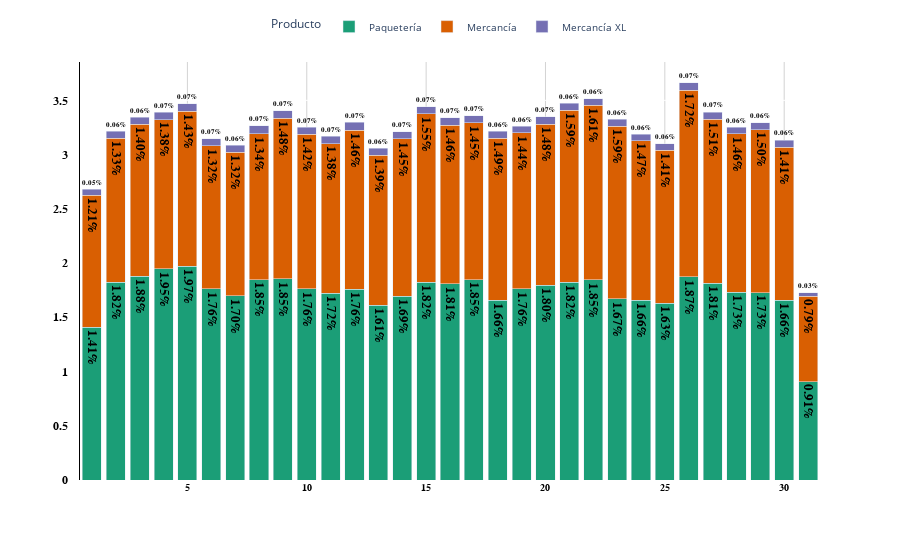

Write notebook code for a chart like this one.
### Markdown cell above
Los meses con mayor cantidad de envíos son octubre, septiembre, agosto y julio, mientras que noviembre registra el menor número de envíos.

Veamos ahora que días del mes hay más envios.

### Code cell
productos_dias = entregas.groupby(by=['Producto','day'],observed=False).agg(
    sum_unidades = ('Unidades','sum')
).reset_index()

productos_dias['Porcentaje'] = (productos_dias['sum_unidades']/productos_dias['sum_unidades'].sum())*100
productos_dias = productos_dias.sort_values(
    by='Porcentaje',  # Columna por la que ordenar
    ascending=False   # Orden descendente (de mayor a menor)
).reset_index(drop=True)

fig = crear_barplot_personalizado(productos_dias, 
                                   x='day', 
                                   y='Porcentaje', 
                                   color='Producto',
                                   decimales='%{y:.2f}%',
                                   titulo='')
fig.show()

### Figure 1 — Plotly figure (JSON) as saved in the notebook; plotly's stock layout.template omitted (floating-point values rounded to 4 significant figures)
{"data": [{"hovertemplate": "Producto=Paquetería<br> =%{x}<br>Porcentaje=%{text}<extra></extra>", "legendgroup": "Paquetería", "marker": {"color": "rgb(27,158,119)", "pattern": {"shape": ""}}, "name": "Paquetería", "orientation": "v", "showlegend": true, "text": [1.971, 1.947, 1.878, 1.873, 1.854, 1.848, 1.847, 1.847, 1.825, 1.825, 1.821, 1.812, 1.809, 1.797, 1.764, 1.764, 1.761, 1.761, 1.732, 1.728, 1.722, 1.698, 1.694, 1.67, 1.659, 1.659, 1.657, 1.631, 1.611, 1.409, 0.9071], "textfont": {"color": "black", "family": "Arial", "size": 14, "weight": "bold"}, "textposition": "outside", "texttemplate": "%{y:.2f}%", "type": "bar", "x": [5, 4, 3, 26, 9, 17, 8, 22, 15, 2, 21, 27, 16, 20, 10, 19, 6, 12, 28, 29, 11, 7, 14, 23, 24, 18, 30, 25, 13, 1, 31], "xaxis": "x", "y": [1.971, 1.947, 1.878, 1.873, 1.854, 1.848, 1.847, 1.847, 1.825, 1.825, 1.821, 1.812, 1.809, 1.797, 1.764, 1.764, 1.761, 1.761, 1.732, 1.728, 1.722, 1.698, 1.694, 1.67, 1.659, 1.659, 1.657, 1.631, 1.611, 1.409, 0.9071], "yaxis": "y"}, {"hovertemplate": "Producto=Mercancía<br> =%{x}<br>Porcentaje=%{text}<extra></extra>", "legendgroup": "Mercancía", "marker": {"color": "rgb(217,95,2)", "pattern": {"shape": ""}}, "name": "Mercancía", "orientation": "v", "showlegend": true, "text": [1.719, 1.607, 1.591, 1.587, 1.551, 1.515, 1.502, 1.493, 1.483, 1.479, 1.47, 1.465, 1.461, 1.46, 1.45, 1.445, 1.437, 1.427, 1.422, 1.412, 1.408, 1.401, 1.385, 1.379, 1.376, 1.345, 1.326, 1.323, 1.319, 1.215, 0.7864], "textfont": {"color": "black", "family": "Arial", "size": 14, "weight": "bold"}, "textposition": "outside", "texttemplate": "%{y:.2f}%", "type": "bar", "x": [26, 22, 23, 21, 15, 27, 29, 18, 20, 9, 24, 12, 28, 16, 14, 17, 19, 5, 10, 30, 25, 3, 13, 11, 4, 8, 2, 7, 6, 1, 31], "xaxis": "x", "y": [1.719, 1.607, 1.591, 1.587, 1.551, 1.515, 1.502, 1.493, 1.483, 1.479, 1.47, 1.465, 1.461, 1.46, 1.45, 1.445, 1.437, 1.427, 1.422, 1.412, 1.408, 1.401, 1.385, 1.379, 1.376, 1.345, 1.326, 1.323, 1.319, 1.215, 0.7864], "yaxis": "y"}, {"hovertemplate": "Producto=Mercancía XL<br> =%{x}<br>Porcentaje=%{text}<extra></extra>", "legendgroup": "Mercancía XL", "marker": {"color": "rgb(117,112,179)", "pattern": {"shape": ""}}, "name": "Mercancía XL", "orientation": "v", "showlegend": true, "text": [0.07186, 0.07128, 0.07082, 0.07003, 0.06912, 0.06886, 0.06865, 0.06758, 0.067, 0.0662, 0.0657, 0.06554, 0.06525, 0.06519, 0.06503, 0.06498, 0.06442, 0.06394, 0.06352, 0.06331, 0.06294, 0.06265, 0.06261, 0.06217, 0.06179, 0.06163, 0.06111, 0.06038, 0.05742, 0.05495, 0.03433], "textfont": {"color": "black", "family": "Arial", "size": 14, "weight": "bold"}, "textposition": "outside", "texttemplate": "%{y:.2f}%", "type": "bar", "x": [8, 12, 16, 9, 26, 5, 4, 14, 20, 6, 10, 11, 27, 17, 15, 30, 2, 23, 3, 7, 29, 18, 21, 25, 22, 19, 13, 28, 24, 1, 31], "xaxis": "x", "y": [0.07186, 0.07128, 0.07082, 0.07003, 0.06912, 0.06886, 0.06865, 0.06758, 0.067, 0.0662, 0.0657, 0.06554, 0.06525, 0.06519, 0.06503, 0.06498, 0.06442, 0.06394, 0.06352, 0.06331, 0.06294, 0.06265, 0.06261, 0.06217, 0.06179, 0.06163, 0.06111, 0.06038, 0.05742, 0.05495, 0.03433], "yaxis": "y"}], "layout": {"bargap": 0.2, "barmode": "stack", "hoverlabel": {"bgcolor": "white", "font": {"family": "Arial", "size": 12}}, "legend": {"font": {"size": 10}, "orientation": "h", "title": {"text": "Producto"}, "tracegroupgap": 0, "x": 0.5, "xanchor": "center", "y": 1.05, "yanchor": "bottom"}, "margin": {"t": 60}, "paper_bgcolor": "white", "plot_bgcolor": "white", "showlegend": true, "title": {"font": {"color": "black", "family": "Arial", "size": 18}, "text": "", "x": 0.5}, "xaxis": {"anchor": "y", "domain": [0, 1], "gridcolor": "lightgrey", "showgrid": true, "tickfont": {"color": "black", "family": "Arial", "size": 10, "weight": "bold"}, "title": {"font": {"color": "black", "family": "Arial", "size": 14}, "text": " "}, "zerolinecolor": "lightgrey"}, "yaxis": {"anchor": "x", "automargin": true, "autorange": true, "domain": [0, 1], "linecolor": "black", "showline": true, "tickfont": {"color": "black", "family": "Arial", "size": 12, "weight": "bold"}, "ticklen": 10, "ticksuffix": "   ", "title": {"text": ""}}}}
